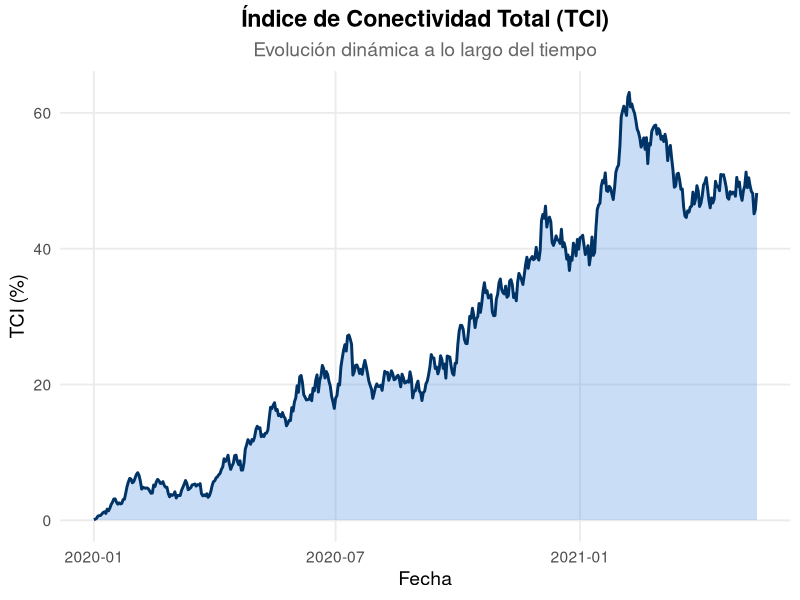
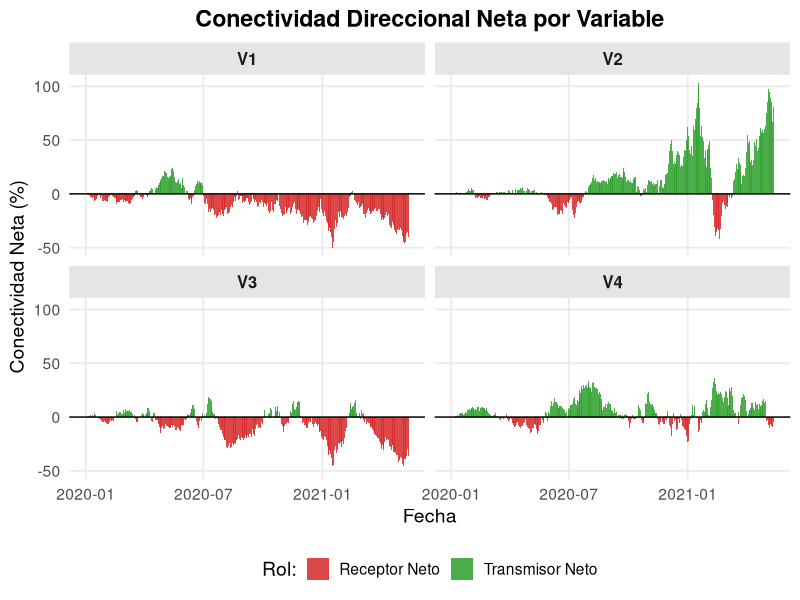
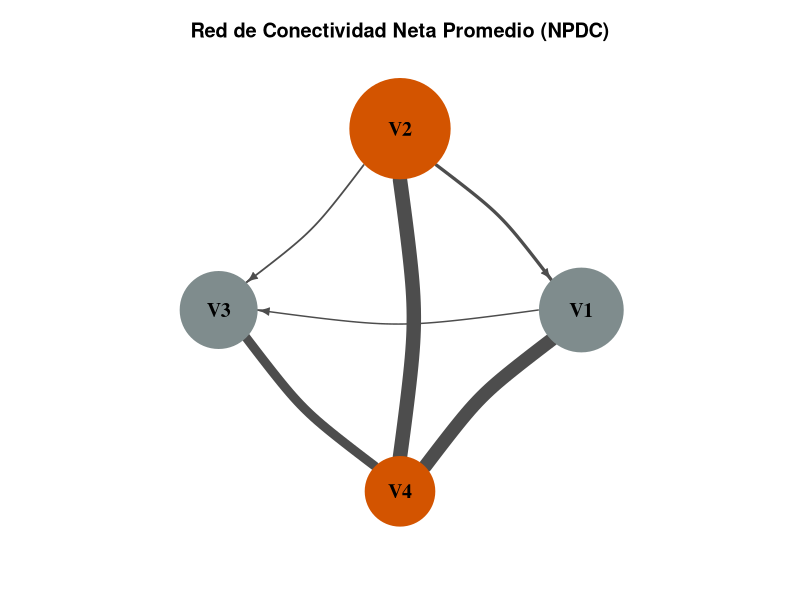

Here is the R script that generated these plots, in order:
###### GRÁFICOS DE CONECTIVIDAD CON PARÁMETROS REALES TV-VAR(2)

# Instalar y cargar paquetes necesarios
# install.packages(c("ggplot2", "tidyr", "dplyr", "igraph"))
library(ggplot2)
library(tidyr)
library(dplyr)
library(igraph)


# LECTURA DE ARCHIVOS Y TRANSFORMACIÓN A ARRAYS 3D

df_A1 <- read.csv("A1_true.csv")
df_A2 <- read.csv("A2_true.csv")
df_Sigma <- read.csv("Sigma_true.csv")
Y <- read.csv("serie_simulada_con_indice.csv")
# Parámetros iniciales
T <- nrow(df_A1)   # Número de observaciones (ej. 365)
k <- 4             # Número de variables
p <- 2             # Lags
H <- 12            # Horizonte de predicción
var_names <- paste0("V", 1:k) # Nombres genéricos V1, V2, V3, V4

# Inicializar los arrays 3D vacíos
A1_estimates <- array(0, dim = c(T, k, k))
A2_estimates <- array(0, dim = c(T, k, k))
Sigma_estimates <- array(0, dim = c(T, k, k))

# Matriz Sigma constante basada en la exportación previa (4x4)
Sigma_static <- as.matrix(df_Sigma)

# Llenar los arrays
for(t in 1:T) {

  A1_estimates[t, , ] <- matrix(as.numeric(unlist(df_A1[t, ])), nrow = k, ncol = k, byrow = TRUE)
  A2_estimates[t, , ] <- matrix(as.numeric(unlist(df_A2[t, ])), nrow = k, ncol = k, byrow = TRUE)
  
  # Reconstruir Sigma_t a partir de los 10 elementos de la triangular inferior
  sigma_row <- as.numeric(unlist(df_Sigma[t, ]))
  mat_sigma <- matrix(0, nrow = k, ncol = k)
  
  idx <- 1
  for (i in 1:k) {
    for (j in 1:i) {
      mat_sigma[i, j] <- sigma_row[idx]
      mat_sigma[j, i] <- sigma_row[idx] 
      idx <- idx + 1
    }
  }
  
  Sigma_estimates[t, , ] <- mat_sigma
}

cat("Dimensiones de A1:", paste(dim(A1_estimates), collapse=" x "), "\n")
cat("Dimensiones de Sigma:", paste(dim(Sigma_estimates), collapse=" x "), "\n")


# CÁLCULO DE LA DESCOMPOSICIÓN DE VARIANZA (GFEVD)

gfevd_array <- array(0, dim = c(T, k, k))

for (t in 1:T) {
  A1 <- A1_estimates[t, , ]
  A2 <- A2_estimates[t, , ]
  Sigma <- Sigma_estimates[t, , ]
  
  # Construir matriz compañera M_t para un VAR(2)
  M_t <- rbind(
    cbind(A1, A2),
    cbind(diag(k), matrix(0, k, k))
  )
  
  # Respuestas a Impulsos Ortogonalizados (VMA representation)
  B <- array(0, dim = c(H, k, k))
  B[1, , ] <- diag(k)
  
  M_temp <- M_t
  for (h in 2:H) {
    B[h, , ] <- M_temp[1:k, 1:k]
    M_temp <- M_temp %*% M_t 
  }
  
  # (GIRF)
  num <- matrix(0, k, k)
  
  for (h in 1:H) {
    girf_base <- B[h, , ] %*% Sigma
    for (j in 1:k) {
      psi_j <- girf_base[, j] / sqrt(Sigma[j, j])
      num[, j] <- num[, j] + (psi_j^2)
    }
  }
  
  # Normalizar la matriz de varianza (las filas suman 1)
  den <- rowSums(num)
  gfevd_t <- sweep(num, 1, den, FUN = "/")
  
  gfevd_array[t, , ] <- gfevd_t
}


# CÁLCULO DE MEDIDAS DE CONECTIVIDAD DINÁMICA

TCI  <- numeric(T)
TO   <- matrix(0, nrow = T, ncol = k, dimnames = list(NULL, var_names))
FROM <- matrix(0, nrow = T, ncol = k, dimnames = list(NULL, var_names))
NET  <- matrix(0, nrow = T, ncol = k, dimnames = list(NULL, var_names))
NPDC <- array(0, dim = c(T, k, k))

for (t in 1:T) {
  gfevd_t <- gfevd_array[t, , ]
  
  # Índice de Conectividad Total (TCI)
  TCI[t] <- (sum(gfevd_t) - sum(diag(gfevd_t))) / k * 100
  
  for (i in 1:k) {
    FROM[t, i] <- (sum(gfevd_t[i, ]) - gfevd_t[i, i]) * 100
    TO[t, i]   <- (sum(gfevd_t[, i]) - gfevd_t[i, i]) * 100
    NET[t, i]  <- TO[t, i] - FROM[t, i]
    
    for (j in 1:k) {
      NPDC[t, i, j] <- (gfevd_t[j, i] - gfevd_t[i, j]) * 100
    }
  }
}


# GRÁFICOS Y VISUALIZACIONES

dates <- seq(as.Date("2020-01-01"), by = "days", length.out = T)


# Gráfico 1: Índice de Conectividad Total (TCI)

df_tci <- data.frame(Date = dates, TCI = TCI)

p1 <- ggplot(df_tci, aes(x = Date, y = TCI)) +
  geom_area(fill = "#4A90E2", alpha = 0.3) +
  geom_line(color = "#003366", linewidth = 1) +
  theme_minimal(base_size = 14) +
  labs(title = "Índice de Conectividad Total (TCI)",
       subtitle = "Evolución dinámica a lo largo del tiempo",
       x = "Fecha",
       y = "TCI (%)") +
  theme(plot.title = element_text(face = "bold", hjust = 0.5),
        plot.subtitle = element_text(hjust = 0.5, color = "gray40"),
        panel.grid.minor = element_blank())
print(p1)


# Gráfico 2: Conectividad Direccional Neta por Variable

df_net <- as.data.frame(NET)
df_net$Date <- dates

df_net_long <- df_net %>%
  pivot_longer(cols = all_of(var_names), names_to = "Variable", values_to = "NetValue") %>%
  mutate(Role = ifelse(NetValue > 0, "Transmisor Neto", "Receptor Neto"))

p2 <- ggplot(df_net_long, aes(x = Date, y = NetValue, fill = Role)) +
  geom_col(width = 1.2, alpha = 0.85, position = "identity") +
  geom_hline(yintercept = 0, color = "black", linewidth = 0.5) +
  facet_wrap(~ Variable, scales = "fixed", ncol = 2) +
  scale_fill_manual(values = c("Transmisor Neto" = "#2ca02c", "Receptor Neto" = "#d62728")) +
  theme_minimal(base_size = 14) +
  labs(title = "Conectividad Direccional Neta por Variable",
       x = "Fecha",
       y = "Conectividad Neta (%)",
       fill = "Rol:") +
  theme(plot.title = element_text(face = "bold", hjust = 0.5),
        panel.grid.minor = element_blank(),
        legend.position = "bottom",
        strip.text = element_text(face = "bold", size = 12),
        strip.background = element_rect(fill = "gray90", color = NA))
print(p2)


# Gráfico 3: Red de Conectividad Neta por Pares (NPDC Promedio)

avg_NPDC <- apply(NPDC, c(2, 3), mean)
rownames(avg_NPDC) <- var_names
colnames(avg_NPDC) <- var_names
adj_matrix <- pmax(avg_NPDC, 0)

# Crear grafo
net_graph <- graph_from_adjacency_matrix(adj_matrix, mode = "directed", weighted = TRUE)

E(net_graph)$width <- E(net_graph)$weight * 1.5 

avg_NET_abs <- colMeans(abs(NET))
V(net_graph)$size <- (avg_NET_abs * 2) + 20 

avg_NET_raw <- colMeans(NET)
V(net_graph)$color <- ifelse(avg_NET_raw > 0, "#D35400", "#7F8C8D")
V(net_graph)$frame.color <- ifelse(avg_NET_raw > 0, "#D35400", "#7F8C8D")

# Configurar visualización de la red
par(mar = c(2, 2, 3, 2)) # Ajustar márgenes

plot(net_graph, 
     layout = layout_in_circle(net_graph),
     edge.arrow.size = 0.6,
     edge.color = "gray30",
     edge.curved = 0.15,
     vertex.label.color = "black",
     vertex.label.font = 2,
     vertex.label.cex = 1.2,
     main = "Red de Conectividad Neta Promedio (NPDC)")
